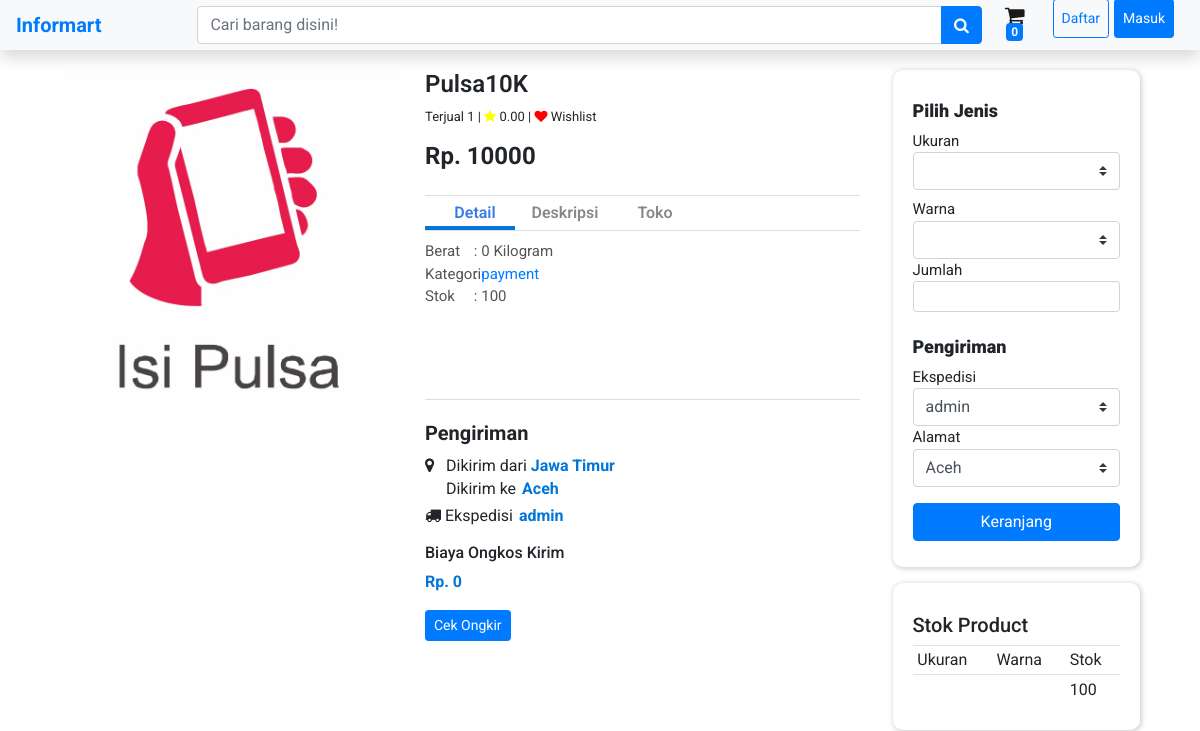
Page /item.php?product=14 on the committed database.
### tables this page shows
CREATE TABLE `product` (
  `kodeProduk` int(11) NOT NULL,
  `namaProduk` varchar(255) NOT NULL,
  `berat` varchar(255) NOT NULL,
  `kategori` varchar(255) NOT NULL,
  `deskripsi` varchar(255) NOT NULL,
  `gambar` varchar(255) NOT NULL,
  `kodeUser` int(11) NOT NULL,
  `harga` int(11) NOT NULL,
  `rating` decimal(11,2) NOT NULL,
  `terjual` int(11) NOT NULL
);

CREATE TABLE `detailsproduct` (
  `kodeItem` int(11) NOT NULL,
  `kodeProduk` int(11) NOT NULL,
  `ukuran` varchar(255) NOT NULL,
  `warna` varchar(255) NOT NULL,
  `stok` int(11) NOT NULL
);

### item.php (the view, shortened to what this page needs)
<?php
include 'config.php';
$sql = "SELECT * FROM product WHERE kodeProduk = '$_GET[product]'";
$item = mysqli_fetch_assoc(mysqli_query($conn, $sql));
$itemCode = $item["kodeProduk"];
$itemName = $item["namaProduk"];
$itemSold = $item["terjual"];
$itemRating = $item["rating"];
$itemPrice = $item["harga"];
$itemPict = $item["gambar"];
$itemWeight = $item["berat"];
$itemCategori = $item["kategori"];
$userCode = $item["kodeUser"];
$sql = "SELECT user.idProvinsi AS idProvinsi, provinsi.namaProvinsi AS lokasi FROM user INNER JOIN provinsi USING(idProvinsi) WHERE kodeUser = $userCode";
$provinsi = mysqli_fetch_assoc(mysqli_query($conn, $sql));
$lokasi = $provinsi['lokasi'];
$sql = "SELECT sum(stok) FROM detailsproduct WHERE kodeProduk = $itemCode ";
$stok = mysqli_fetch_assoc(mysqli_query($conn, $sql));
$sql = "SELECT * FROM detailsproduct WHERE kodeProduk = $itemCode";
$detailsproduct = mysqli_query($conn, $sql);
$selectionSize = mysqli_fetch_assoc($detailsproduct);
$Size = $selectionSize['ukuran'];
$sql = "SELECT * FROM detailsproduct WHERE kodeProduk = $itemCode";
$InfoStock = mysqli_query($conn, $sql);
$sql = "SELECT * FROM ekspedisi";
$ekspedisi = mysqli_query($conn, $sql);
$sql = "SELECT * FROM provinsi";
$provinsi = mysqli_query($conn, $sql);
?>
<html>
<head>
	<link rel="stylesheet" href="https://cdn.jsdelivr.net/npm/bootstrap@4.6.1/dist/css/bootstrap.min.css">
    <link rel="stylesheet" href="https://cdnjs.cloudflare.com/ajax/libs/font-awesome/4.7.0/css/font-awesome.min.css">
</head>
<body>
    <?php include "nav.php"; ?>
<div id="display-item" class="row">
    <div id="demo" class="col-4 carousel slide " data-ride="carousel">
        <ul class="carousel-indicators">
            <li data-target="#demo" data-slide-to="0" class="active"></li>
            <li data-target="#demo" data-slide-to="1"></li>
            <li data-target="#demo" data-slide-to="2"></li>
        </ul>
        <div class="carousel-inner">
            <div class="carousel-item active">
                <img class="d-block w-100" src="assets/<?=$itemPict;?>" alt="Los Angeles">
            </div>
        </div>
        <a class="carousel-control-prev" href="#demo" data-slide="prev">
            <span class="carousel-control-prev-icon"></span>
        </a>
        <a class="carousel-control-next" href="#demo" data-slide="next">
            <span class="carousel-control-next-icon"></span>
        </a>
    </div>
    <div id="main-1" class="col-5">
        <div class="item-section">
            <h4 class="item-name"><?= $itemName;?></h4>
            <p class="under-item-name">Terjual <?= $itemSold;?> | <i class="fa fa-star" aria-hidden="true" style="color: yellow;"></i> <?= $itemRating;?> |
            <a href=""><i class="fa fa-heart" aria-hidden="true" style="color: red;"></i></a> Wishlist</p>
            <h4 class="item-price mb-4">Rp. <?= $itemPrice;?></h4>
        </div>
        <div id="payment-sec" class="tabs">
            <div class="tab-header">
                <div class="active">Detail</div>
                <div>Deskripsi</div>
                <div>Toko</div>
            </div>
            <div class="tab-indicator"></div>
                <div class="tab-body">
                    <div class="active">
                        <div class="row mt-2 detail">
                            <div class="col-3">
                                <p>Berat</p>
                                <p>Kategori</p>
                                <p>Stok</p>
                            </div>
                            <div class="col-9">
                                <p>: <?= $itemWeight;?> Kilogram</p>
                                <p>:<a href=""> <?= $itemCategori;?></a></p>
                                <p>: <?= $stok['sum(stok)'];?></p>
                            </div>
                        </div>
                    </div>
            </div>
        </div>
        <div class="pengiriman">
            <h5>Pengiriman</h5>
            <div class="main-ongkir">
                <form action="" method="POST">
                    <p class="mt-4">
                        <i class="fa fa-map-marker" aria-hidden="true"></i>
                        &nbsp; Dikirim dari <span id="dari"><?=$lokasi;?></span>
                    </p>
                    <p style="margin: -30px 0 0 13px;">
                        &nbsp; Dikirim ke
                        <select name="destinasi" class="custom-select  mb-2 shadow-none no-border" style="width: 50%;">
                        <?php
                        if(isset($lokasiSelected)){ ?>
                            <option selected hidden value="<?=$lokasiSelectedValue;?>"><?=$lokasiSelected;?></option>
                            <?php foreach($provinsi as $row):
                            ?>
                            <option value="<?=$row['idProvinsi'];?>"><?=$row['namaProvinsi'];?></option>
                            <?php
                            endforeach;
                        }else{
                            foreach($provinsi as $row):
                            ?>
                            <option value="<?=$row['idProvinsi'];?>"><?=$row['namaProvinsi'];?></option>
                            <?php
                            endforeach;
                        }
                        ?>
                        </select>
                    </p>
                    <p style="margin: -25px 0 0 0px;">
                        <i class="fa fa-truck" aria-hidden="true"></i>
                        Ekspedisi
                        <select name="ekspedisi2" class="custom-select  mb-2 shadow-none no-border">
                        <?php
                        if(isset($ekspedisiSelected)){ ?>
                            <option selected hidden value="<?=$ekspedisiSelectedValue ;?>"><?=$ekspedisiSelected;?></option>
                        <?php foreach($ekspedisi as $row):
                        ?>
                        <option value="<?=$row['idEkspedisi'];?>"><?=$row['ekspedisiName'];?></option>
                        <?php
                        endforeach;
                        }else{
                            foreach($ekspedisi as $row):
                            ?>
                            <option value="<?=$row['idEkspedisi'];?>"><?=$row['ekspedisiName'];?></option>
                            <?php
                            endforeach;
                        }
                        ?>
                        </select>
                    </p>
                    <h6>Biaya Ongkos Kirim</h6>
                    <?php
                    if(isset($checkOngkir)){?>
                        <p id="ongkir"> <?= $checkOngkir;?></p>
                    <?php } else{ ?>
                        <p id="ongkir">Rp. 0</p>
                    <?php }
                    ?>
                    <button name="check" class="btn btn-sm btn-primary">Cek Ongkir</button>
                </form>
            </div>
        </div>
    </div>
        <div class="col-3">
            <div class="frame">
                <h6 id="jenis" style="font-weight: 900;">Pilih Jenis</h6>
                <form action="" method="POST">
                    <?php
                    if($Size != '-'){
                        ?>
                    <label for="">Ukuran</label>
                    <select name="ukuran" id="ukuran" class="custom-select mb-2" required>
                        <option value="" hidden readonly></option>
                        <?php
                        foreach($detailsproduct as $row):
                        ?>
                        <option value="<?=$row['ukuran'];?>"><?=$row['ukuran'];?></option>
                        <?php
                        endforeach; ?>
                        </select>
                    <?php } ?>
                    <label for="">Warna</label>
                    <select name="warna" id="warna" class="custom-select" required>
                    <?php
                        foreach($detailsproduct as $row):
                        ?>
                        <option value="<?=$row['warna'];?>"><?=$row['warna'];?></option>
                        <?php
                        endforeach;
                        ?>
                    </select>
                    <label for="">Jumlah</label>
                    <br>
                    <input name="jumlah" type="number" class="form-control form-control-sm mb-2" placeholder="" required>
                    <h6 class="mt-4" id="jenis" style="font-weight: 900;">Pengiriman</h6>
                    <label for="">Ekspedisi</label>
                    <select name="ekspedisi" id="warna" class="custom-select">
                    <?php
                        foreach($ekspedisi as $row):
                        ?>
                        <option value="<?=$row['idEkspedisi'];?>"><?=$row['ekspedisiName'];?></option>
                        <?php
                        endforeach;
                        ?>
                    </select>
                    <label for="">Alamat</label>
                    <br>
                    <select name="destinasi" class="form-control custom-select  mb-2 shadow-none" >
                        <?php
                            foreach($provinsi as $row):
                            ?>
                            <option value="<?=$row['idProvinsi'];?>"><?=$row['namaProvinsi'];?></option>
                            <?php
                            endforeach;
                        ?>
                        </select>
                    <button name="submit" type="submit" class="btn btn-primary btn-block mt-2 mb-2">Keranjang</button>
                </form>
            </div>
            <div class="frame mt-3">
                <h5>Stok Product</h5>
                <table class="table table-sm" style="width: 100%;">
                    <thead>
                        <tr>
                            <td>Ukuran</td>
                            <td>Warna</td>
                            <td>Stok</td>
                        </tr>
                    </thead>
                    <tbody>
                        <?php
                        foreach($InfoStock as $row):
                        ?>
                        <tr>
                            <td><?=$row['ukuran'];?></td>
                            <td><?=$row['warna'];?></td>
                            <td><?=$row['stok'];?></td>
                        </tr>
                        <?php endforeach;
                        ?>
                    </tbody>
                </table>
            </div>
        </div>
    </div>
</body>
</html>

### item.php (style rules this page uses)
body { font-family: 'Roboto'; }
.tabs { position:absolute; width: 94%; }
.tabs .tab-header { padding:5px; display:flex; }
.tab-header { border-radius: 10px 10px 0 0; }
.tabs .tab-header > div { position:relative; width:90px; text-align:center; z-index:2; font-weight:600; color:#888; cursor:pointer; transition:all 300ms ease-in-out; }
.tabs .tab-header > div.active { color:#387be2; }
.tabs .tab-indicator { position:absolute; width:90px; height:5px; background: #0275d8; top:30px; left:0px; transition:all 300ms ease-in-out; }
.tab-body { border-bottom: 1px solid #ddd; }
.tabs .tab-body { position:relative; border-top:1px solid #ddd; height:170px; overflow-y: scroll; overflow-x: hidden; }
.tabs .tab-body > div { position:absolute; opacity:0; top:-100%; }
.tabs .tab-body > div.active { transform:translateY(0px); top:1px; opacity:1; }
.tabs .tab-body p { color:#555; font-size:15px; }
#display-item { padding: 70px 60px; }
#demo { height: 400px; overflow: hidden; }
.frame { padding: 30px 20px 10px 20px; box-shadow: 1px 1px 5px 1px #d2d4d2; width: 100%; border-radius: 10px; }
#payment-sec { border-top: 1px solid #ddd; }
label { font-size: 15px; margin-bottom: 0px; }
#jenis { font-size: large; }
button { font-weight: 900; }
#main-1 { padding: 0px 5px 10px 10px; }
.item-name { font-weight: 600; }
.item-section p { font-size: small; }
.item-price { font-weight: bold; }
.detail p { margin: 0; }
.main-ongkir { margin-top: -15px; }
.pengiriman { margin-top: 250px; }
.pengiriman h5 { font-weight: bold; }
.no-border { border: 0; width: 150px; background: none; margin-top: 6px; margin-left: -10px; }
.pengiriman select, #ongkir, #dari { color: #0275d8 ; font-weight: bold; }

### rows in the picture
product: gambar (picture), namaProduk "Pulsa10K", terjual "1", rating "0.00", harga "10000", berat "0", kategori "payment"
detailsproduct: stok "100"

### other values in the picture
$stok['sum(stok)'] "100"
$lokasi "Jawa Timur"
form field destinasi "Aceh"
form field ekspedisi2 "admin"
form field ekspedisi "admin"
